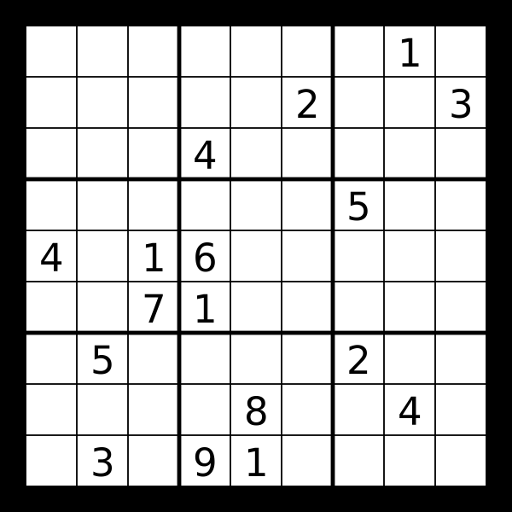
#> input picture sudoku.png, 512 x 512 px
$ python hough_line_transform_vid29.py
#> lines starting #> are read from the running program, lines starting #| are printed output that depends on the picture; after the words box and inside, x2 and y2 are one past the last pixel; in counts of white or black regions, pixels touching at a corner belong together; long printed decimals are rounded
import cv2
import numpy as np

# refer video 28 and 29
# img = cv2.imread('sudoku.jpg')
img = cv2.imread('sudoku.png')
#> img is the input picture: shape (512, 512, 3); min 0, max 255, mean 186
gray = cv2.cvtColor(img, cv2.COLOR_BGR2GRAY)
edges = cv2.Canny(gray, 50, 150, apertureSize=3)
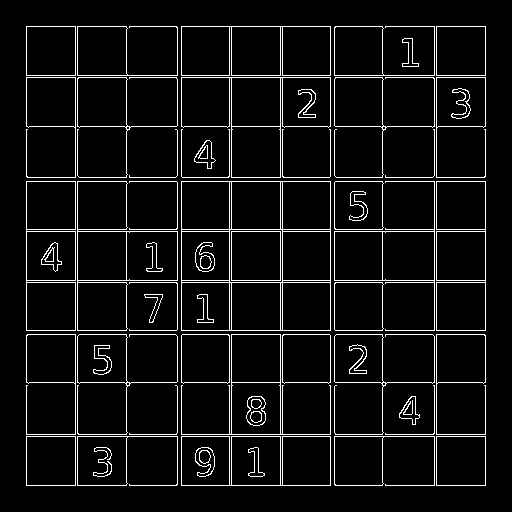
#> edges: shape (512, 512); 6.2% white in thin lines or dots, all inside (x1, y1, x2, y2) = (26, 26, 486, 486)
cv2.imshow('Canny edge', edges)

lines = cv2.HoughLines(edges, 1, np.pi /180, 200)
#> lines = 32 rows, first 8: [75, 0], [231, 0], [280, 0], [436, 0], [75, 1.57], [231, 1.57], [280, 1.57], [436, 1.57]

print(lines)
#> (printed output is left out)

for line in lines:
    rho, theta = line[0]
    a = np.cos(theta)
    b = np.sin(theta)
    x0 = a * rho
    y0 = b * rho
    # x1 stores the rounded off value of (r * cos(theta) - 1000 * sin(theta)
    x1 = int(x0 + 1000 * (-b))
    # y1 stores the rounded off value of (r * sin(theta) - 1000 * cos(theta)
    y1 = int(y0 + 1000 * (a))
    # x2 stores the rounded off value of (r * cos(theta) + 1000 * sin(theta)
    x2 = int(x0 - 1000 * (-b))
    # y2 stores the rounded off value of (r * sin(theta) - 1000 * cos(theta)
    y2 = int(y0 - 1000 * (a))
    cv2.line(img, (x1, y1), (x2, y2), (0, 0, 255),2)
#> this loop made 32 passes
#> (rho, theta, a, b, x0, y0, x1, y1) on passes 1 to 12: (75, 0, 1, 0, 75, 0, 75, 1000), (231, 0, 1, 0, 231, 0, 231, 1000), (280, 0, 1, 0, 280, 0, 280, 1000), (436, 0, 1, 0, 436, 0, 436, 1000), (75, 1.57, -4.37e-08, 1, -3.28e-06, 75, -1000, 74), (231, 1.57, -4.37e-08, 1, -1.01e-05, 231, -1000, 230), (280, 1.57, -4.37e-08, 1, -1.22e-05, 280, -1000, 279), (436, 1.57, -4.37e-08, 1, -1.91e-05, 436, -1000, 435), (26, 0, 1, 0, 26, 0, 26, 1000), (181, 0, 1, 0, 181, 0, 181, 1000), (229, 0, 1, 0, 229, 0, 229, 1000), (282, 0, 1, 0, 282, 0, 282, 1000)
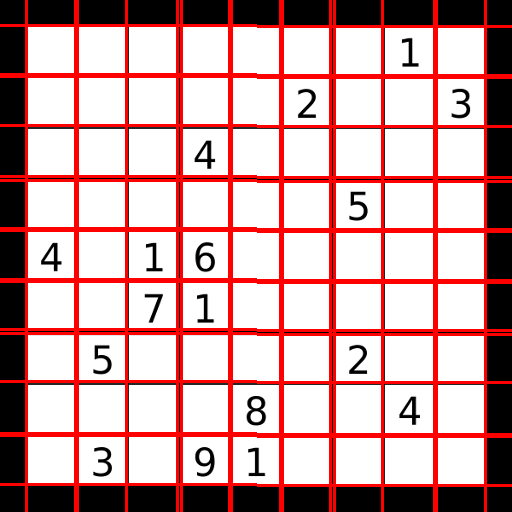
#> img: shape (512, 512, 3); 16.45% of pixels changed, all inside (x1, y1, x2, y2) = (0, 0, 512, 512)

cv2.imshow('Image', img)

cv2.waitKeyEx(0)
cv2.destroyAllWindows()

$ run again, with bloodcell.png copied over sudoku.png
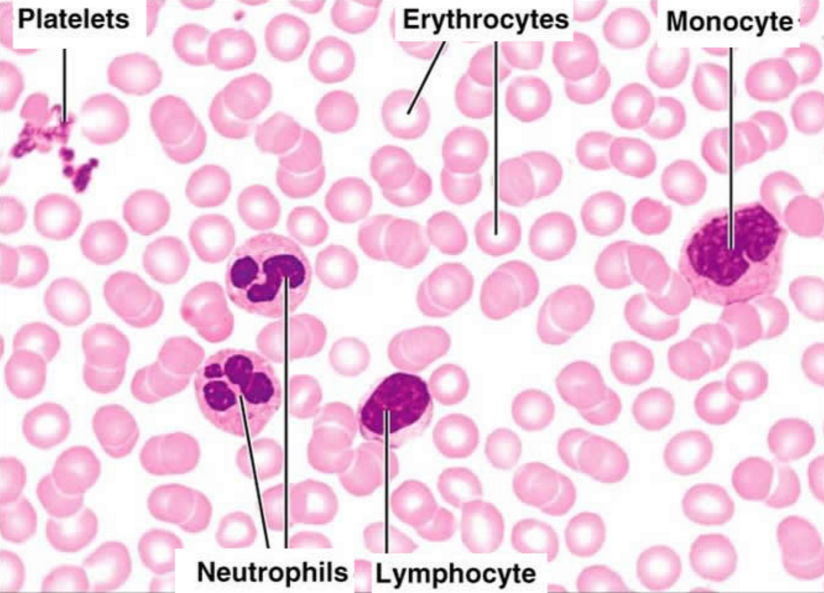
#> input picture bloodcell.png, 824 x 593 px
#> img is the input picture: shape (593, 824, 3); mean B, G, R 227.3, 208.9, 241.4
#> `edges = cv2.Canny(gray, 50, 150, apertureSize=3)`:
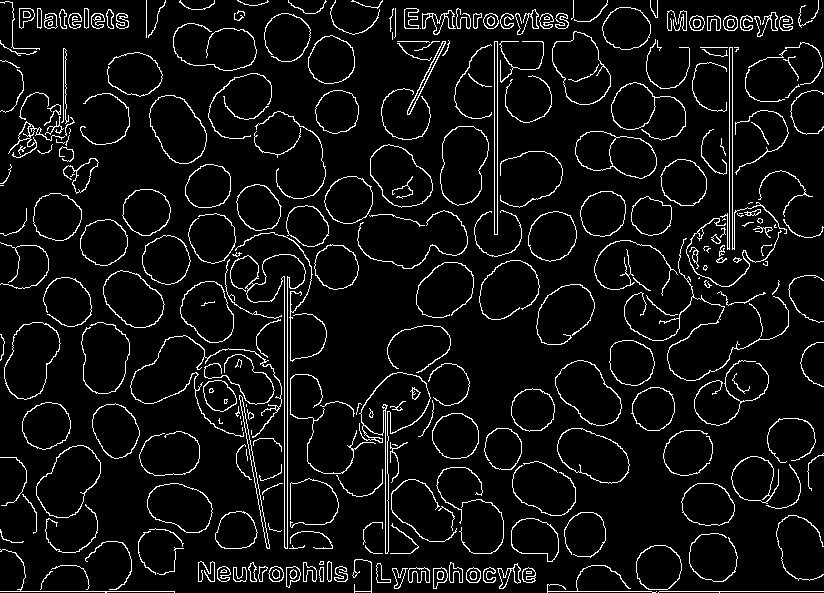
#> edges: shape (593, 824); 6.5% white in thin lines or dots
#> lines = [[591, 1.57], [287, 0], [284, 0], [732, 0], [729, 0], [494, 0], [497, 0]]
#| [[[591.          1.571]]
#|  [[287.          0.       ]]
#|  [[284.          0.       ]]
#|  [[732.          0.       ]]
#|  [[729.          0.       ]]
#|  [[494.          0.       ]]
#> (further printed lines are left out)
#> the loop `for line in lines:` made 7 passes
#> (rho, theta, a, b, x0, y0, x1, y1) on passes 1 to 7: (591, 1.57, -4.37e-08, 1, -2.58e-05, 591, -1000, 590), (287, 0, 1, 0, 287, 0, 287, 1000), (284, 0, 1, 0, 284, 0, 284, 1000), (732, 0, 1, 0, 732, 0, 732, 1000), (729, 0, 1, 0, 729, 0, 729, 1000), (494, 0, 1, 0, 494, 0, 494, 1000), (497, 0, 1, 0, 497, 0, 497, 1000)
#> after the loop `for line in lines:`:
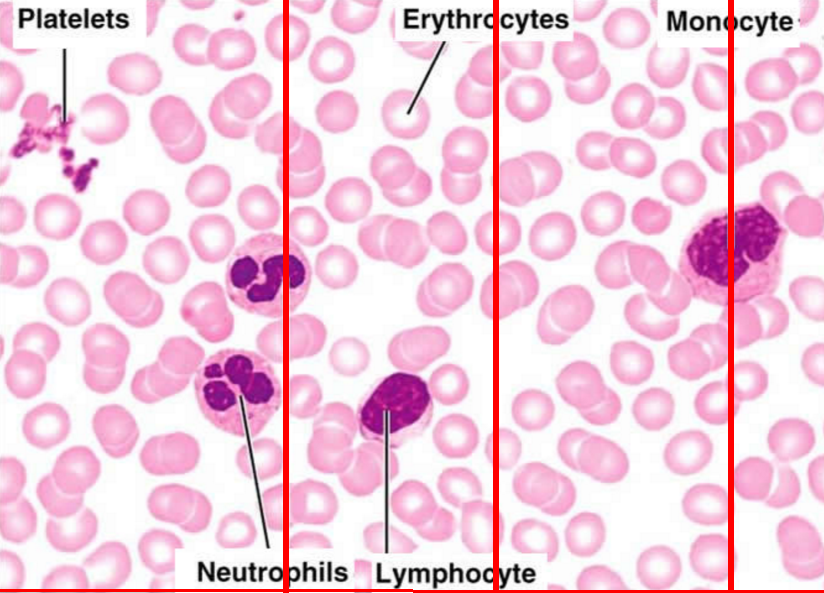
#> img: shape (593, 824, 3); 2.68% of pixels changed, all inside (x1, y1, x2, y2) = (0, 0, 824, 593)
